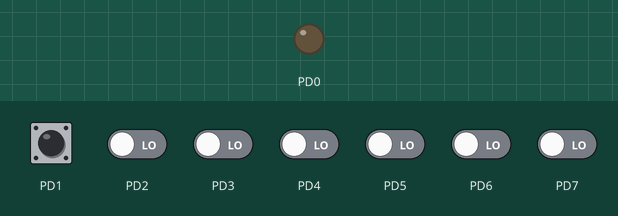
This program was run on a simulated ATmega32, built with avr-gcc and emulated at 8 MHz. Shown: output pins drawn as LEDs (lit = HIGH). The inputs (shaded band) are chosen by the test bench; at power-on: PD1 HIGH, PD2–7 LOW.

Above: at 1.2 s.
1.3 s: PD1 pulled LOW for 0.15 s
At 1.37 s:
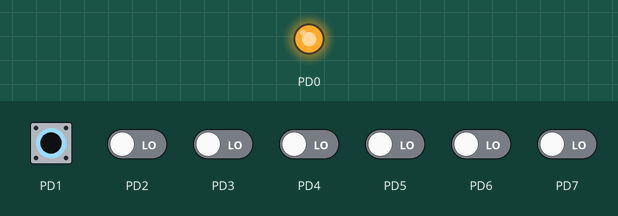
Timing chart, 0 to 4.3 s (numbered marks = the images above; inputs shaded):
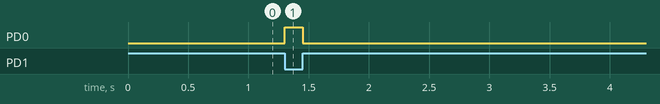

The program:

main.c
```c
/*************************************************************************/
// Author        : Sherif Ashraf Khadr
// Project       : 06_Lec_1_Lab_6
// File          : main.c
// Date          : 10 Aug 2023
// GitHub        : https://github.com/sherifkhadr
/*************************************************************************/

#include "APPLICATION/app.h"

void main(void) {

  appInit();
  while (1) {
    appMain();
  }
}
```

app.c
```c
/*************************************************************************/
// Author        : Sherif Ashraf Khadr
// Project       : 00_Lab_1
// File          : app.c
// Date          : 1 Aug 2023 */ GitHub        : https://github.com/sherifkhadr
/*************************************************************************/

#include "app.h"

ST_LED_cfg_t pinA0Led = {.ledDefaultState = LED_STATUES_OFF,
                         .ledPortName = GPIO_PORTA,
                         .ledPinNumber = GPIO_PIN0};

void appInit() { LED_init(&pinA0Led); }
void appMain() { LED_turnOn(&pinA0Led); }
```

app.h
```c
/*************************************************************************/
// Author        : Sherif Ashraf Khadr
// Project       : 00_Lab_1
// File          : app.h
// Date          : 1 Aug 2023 */ GitHub        : https://github.com/sherifkhadr
/*************************************************************************/
#ifndef APPLICATION_APP_H_
#define APPLICATION_APP_H_

#include "../ECUAL/led/led_interface.h"

void appInit();
void appMain();

#endif /* APPLICATION_APP_H_ */
```

app.c
```c
/*************************************************************************/
// Author        : Sherif Ashraf Khadr
// Project       : 00_Lab_1
// File          : app.c
// Date          : 1 Aug 2023 */ GitHub        : https://github.com/sherifkhadr
/*************************************************************************/

#include "app.h"

ST_LED_cfg_t pinA0Led = {.ledDefaultState = LED_STATUES_OFF,
                         .ledPortName = GPIO_PORTA,
                         .ledPinNumber = GPIO_PIN0};

void appInit() { LED_init(&pinA0Led); }
void appMain() {
  LED_turnOn(&pinA0Led);
  _delay_ms(1000);
  LED_turnOff(&pinA0Led);
}
```

app.h
```c
/*************************************************************************/
// Author        : Sherif Ashraf Khadr
// Project       : 00_Lab_1
// File          : app.h
// Date          : 1 Aug 2023 */ GitHub        : https://github.com/sherifkhadr
/*************************************************************************/
#ifndef APPLICATION_APP_H_
#define APPLICATION_APP_H_

#define F_CPU 8000000

#include "../ECUAL/led/led_interface.h"
#include <util/delay.h>

void appInit();
void appMain();

#endif /* APPLICATION_APP_H_ */
```

app.c
```c
/*************************************************************************/
// Author        : Sherif Ashraf Khadr
// Project       : 00_Lab_1
// File          : app.c
// Date          : 1 Aug 2023 */ GitHub        : https://github.com/sherifkhadr
/*************************************************************************/

#include "app.h"

ST_LED_cfg_t pinA0Led = {.ledDefaultState = LED_STATUES_OFF,
                         .ledPortName = GPIO_PORTA,
                         .ledPinNumber = GPIO_PIN0};

void appInit() { LED_init(&pinA0Led); }
void appMain() {
  LED_turnOn(&pinA0Led);
  _delay_ms(1000);
  LED_turnOff(&pinA0Led);
  _delay_ms(1000);
}
```

app.h
```c
/*************************************************************************/
// Author        : Sherif Ashraf Khadr
// Project       : 00_Lab_1
// File          : app.h
// Date          : 1 Aug 2023 */ GitHub        : https://github.com/sherifkhadr
/*************************************************************************/
#ifndef APPLICATION_APP_H_
#define APPLICATION_APP_H_

#define F_CPU 8000000

#include "../ECUAL/led/led_interface.h"
#include <util/delay.h>

void appInit();
void appMain();

#endif /* APPLICATION_APP_H_ */
```

app.c
```c
/*************************************************************************/
// Author        : Sherif Ashraf Khadr
// Project       : 00_Lab_1
// File          : app.c
// Date          : 1 Aug 2023 */ GitHub        : https://github.com/sherifkhadr
/*************************************************************************/

#include "app.h"

ST_LED_cfg_t pinA0Led = {.ledDefaultState = LED_STATUES_OFF,
                         .ledPortName = GPIO_PORTA,
                         .ledPinNumber = GPIO_PIN0};

ST_LED_cfg_t pinA1Led = {.ledDefaultState = LED_STATUES_OFF,
                         .ledPortName = GPIO_PORTA,
                         .ledPinNumber = GPIO_PIN1};

ST_LED_cfg_t pinA2Led = {.ledDefaultState = LED_STATUES_OFF,
                         .ledPortName = GPIO_PORTA,
                         .ledPinNumber = GPIO_PIN2};

ST_LED_cfg_t pinA3Led = {.ledDefaultState = LED_STATUES_OFF,
                         .ledPortName = GPIO_PORTA,
                         .ledPinNumber = GPIO_PIN3};

ST_LED_cfg_t pinA4Led = {.ledDefaultState = LED_STATUES_OFF,
                         .ledPortName = GPIO_PORTA,
                         .ledPinNumber = GPIO_PIN4};

ST_LED_cfg_t pinA5Led = {.ledDefaultState = LED_STATUES_OFF,
                         .ledPortName = GPIO_PORTA,
                         .ledPinNumber = GPIO_PIN5};

ST_LED_cfg_t pinA6Led = {.ledDefaultState = LED_STATUES_OFF,
                         .ledPortName = GPIO_PORTA,
                         .ledPinNumber = GPIO_PIN6};

ST_LED_cfg_t pinA7Led = {.ledDefaultState = LED_STATUES_OFF,
                         .ledPortName = GPIO_PORTA,
                         .ledPinNumber = GPIO_PIN7};

void appInit() {
  LED_init(&pinA0Led);
  LED_init(&pinA1Led);
  LED_init(&pinA2Led);
  LED_init(&pinA3Led);
  LED_init(&pinA4Led);
  LED_init(&pinA5Led);
  LED_init(&pinA6Led);
  LED_init(&pinA7Led);
}
void appMain() {
  LED_turnOn(&pinA0Led);
  _delay_ms(250);
  LED_turnOn(&pinA1Led);
  _delay_ms(250);
  LED_turnOn(&pinA2Led);
  _delay_ms(250);
  LED_turnOn(&pinA3Led);
  _delay_ms(250);
  LED_turnOn(&pinA4Led);
  _delay_ms(250);
  LED_turnOn(&pinA5Led);
  _delay_ms(250);
  LED_turnOn(&pinA6Led);
  _delay_ms(250);
  LED_turnOn(&pinA7Led);
  _delay_ms(250);
  LED_turnOff(&pinA7Led);
  _delay_ms(100);
  LED_turnOff(&pinA6Led);
  _delay_ms(100);
  LED_turnOff(&pinA5Led);
  _delay_ms(100);
  LED_turnOff(&pinA4Led);
  _delay_ms(100);
  LED_turnOff(&pinA3Led);
  _delay_ms(100);
  LED_turnOff(&pinA2Led);
  _delay_ms(100);
  LED_turnOff(&pinA1Led);
  _delay_ms(100);
  LED_turnOff(&pinA0Led);
  _delay_ms(100);
}
```

app.h
```c
/*************************************************************************/
// Author        : Sherif Ashraf Khadr
// Project       : 00_Lab_1
// File          : app.h
// Date          : 1 Aug 2023 */ GitHub        : https://github.com/sherifkhadr
/*************************************************************************/
#ifndef APPLICATION_APP_H_
#define APPLICATION_APP_H_

#define F_CPU 8000000

#include "../ECUAL/led/led_interface.h"
#include <util/delay.h>

void appInit();
void appMain();

#endif /* APPLICATION_APP_H_ */
```

app.c
```c
/*************************************************************************/
// Author        : Sherif Ashraf Khadr
// Project       : 04_Lec_1_Lab_5
// File          : main.c
// Date          : 9 Aug 2023
// GitHub        : https://github.com/sherifkhadr
/*************************************************************************/

#include "app.h"

static ST_SSD_cfg_t ssdAnode = {.ssdCommonType = SSD_ANODE_COMMON,
                         .ssdPinAPortName = GPIO_PORTC,
                         .ssdPinBPortName = GPIO_PORTC,
                         .ssdPinCPortName = GPIO_PORTC,
                         .ssdPinDPortName = GPIO_PORTC,
                         .ssdPinEPortName = GPIO_PORTC,
                         .ssdPinFPortName = GPIO_PORTC,
                         .ssdPinGPortName = GPIO_PORTC,
                         .ssdPinComPortName = GPIO_PORTC,
                         .ssdPinDotPortName = GPIO_PORTB,
                         .ssdPinAPinNumber = GPIO_PIN0,
                         .ssdPinBPinNumber = GPIO_PIN1,
                         .ssdPinCPinNumber = GPIO_PIN2,
                         .ssdPinDPinNumber = GPIO_PIN3,
                         .ssdPinEPinNumber = GPIO_PIN4,
                         .ssdPinFPinNumber = GPIO_PIN5,
                         .ssdPinGPinNumber = GPIO_PIN6,
                         .ssdPinComPinNumber = GPIO_PIN7,
                         .ssdPinDotPinNumber = GPIO_PIN6

};


void vInitApp(void) { SSD_int(&ssdAnode); }

void vMainApp(void) {
  SSD_setNumberOnSsd(&ssdAnode, SSD_ZERO);
  _delay_ms(1000);
  SSD_setNumberOnSsd(&ssdAnode, SSD_ONE);
  _delay_ms(1000);
  SSD_setNumberOnSsd(&ssdAnode, SSD_TWO);
  _delay_ms(1000);
  SSD_setNumberOnSsd(&ssdAnode, SSD_THREE);
  _delay_ms(1000);
  SSD_setNumberOnSsd(&ssdAnode, SSD_FOUR);
  _delay_ms(1000);
  SSD_setNumberOnSsd(&ssdAnode, SSD_FIVE);
  _delay_ms(1000);
  SSD_setNumberOnSsd(&ssdAnode, SSD_SIX);
  _delay_ms(1000);
  SSD_setNumberOnSsd(&ssdAnode, SSD_SEVEN);
  _delay_ms(1000);
  SSD_setNumberOnSsd(&ssdAnode, SSD_EGIHT);
  _delay_ms(1000);
  SSD_setNumberOnSsd(&ssdAnode, SSD_NINE);
  _delay_ms(1000);
}
```

app.h
```c
/*************************************************************************/
// Author        : Sherif Ashraf Khadr
// Project       : 04_Lec_1_Lab_5
// File          : main.c
// Date          : 9 Aug 2023
// GitHub        : https://github.com/sherifkhadr
/*************************************************************************/
#ifndef APPLICATION_APP_H_
#define APPLICATION_APP_H_

#include "../ECUAL/ssd/ssd_interface.h"
#include <util/delay.h>


void vInitApp(void);
void vMainApp(void);
#endif /* APPLICATION_APP_H_ */
```

app.c
```c
/*************************************************************************/
// Author        : Sherif Ashraf Khadr
// Project       : 00_Gpio_Driver
// File          : app.c
// Date          : 31 Jul 2023	                                                                                                 */
// GitHub        : https://github.com/sherifkhadr
/*************************************************************************/
```

app.c
```c
/*************************************************************************/
// Author        : Sherif Ashraf Khadr
// Project       : 06_Lec_1_Lab_6
// File          : app.c
// Date          : 10 Aug 2023
// GitHub        : https://github.com/sherifkhadr
/*************************************************************************/

#include "app.h"

ST_LED_cfg_t led = {.ledDefaultState = LED_STATUES_OFF,
                    .ledPinNumber = GPIO_PIN0,
                    .ledPortName = GPIO_PORTD};

ST_EDIP_cfg_t dip = {.dipPin = GPIO_PIN1, .dipPort = GPIO_PORTD};

void appInit(void) {
  LED_init(&led);
  EDIP_init(&dip);
}

void appMain(void) {
  EN_EDIP_logicStatus_t dipstate = EDIP_IS_OFF;
  EDIP_readStates(&dip, &dipstate);

  if (dipstate == EDIP_IS_ON) {
    LED_turnOn(&led);
  } else if (dipstate == EDIP_IS_OFF) {
    LED_turnOff(&led);
  } else {
    /*do nothing*/
  }
}
```

app.h
```c
/*************************************************************************/
// Author        : Sherif Ashraf Khadr
// Project       : 06_Lec_1_Lab_6
// File          : app.h
// Date          : 10 Aug 2023
// GitHub        : https://github.com/sherifkhadr
/*************************************************************************/
#ifndef APPLICATION_APP_H_
#define APPLICATION_APP_H_

#include "../ECUAL/dip/dip_interface.h"
#include "../ECUAL/led/led_interface.h"

void appInit(void);
void appMain(void);

#endif /* APPLICATION_APP_H_ */
```

app.c
```c
/*************************************************************************/
// Author        : Sherif Ashraf Khadr
// Project       : 07_Lec_1_Assignment_1
// File          : app.c
// Date          : 11 Aug 2023	                                                                                                 */
// GitHub        : https://github.com/sherifkhadr
/*************************************************************************/

#include "app.h"

extern ST_LED_cfg_t greenLed;
extern ST_LED_cfg_t yellowLed;
extern ST_LED_cfg_t redLed;
extern ST_SSD_cfg_t ssdOne;
extern ST_SSD_cfg_t ssdTwo;


void appInit(void)
{
	LED_init(&greenLed);
	LED_init(&yellowLed);
	LED_init(&redLed);
	SSD_int(&ssdOne);
	SSD_int(&ssdTwo);
}

void appMain(void)
{
	uint8_t i;

	for(i=1 ; i<=10 ; i++)
	{
		LED_turnOn(&greenLed);
		LED_turnOff(&yellowLed);
		LED_turnOff(&redLed);

		if(i == 10)
		{
			SSD_setNumberOnSsd(&ssdOne,SSD_ONE);
			SSD_setNumberOnSsd(&ssdTwo,SSD_ZERO);
		}
		else
		{
			SSD_setNumberOnSsd(&ssdOne,SSD_ZERO);
			SSD_setNumberOnSsd(&ssdTwo,i);
		}
		_delay_ms(1000);
	}

	for(i=1 ; i<=3 ; i++)
	{
		LED_turnOn(&yellowLed);
		LED_turnOff(&greenLed);
		LED_turnOff(&redLed);

		if(i == 10)
		{
			SSD_setNumberOnSsd(&ssdOne,SSD_ONE);
			SSD_setNumberOnSsd(&ssdTwo,SSD_ZERO);
		}
		else
		{
			SSD_setNumberOnSsd(&ssdOne,SSD_ZERO);
			SSD_setNumberOnSsd(&ssdTwo,i);
		}
		_delay_ms(1000);
	}

	for(i=1 ; i<=10 ; i++)
	{
		LED_turnOn(&redLed);
		LED_turnOff(&greenLed);
		LED_turnOff(&yellowLed);

		if(i == 10)
		{
			SSD_setNumberOnSsd(&ssdOne,SSD_ONE);
			SSD_setNumberOnSsd(&ssdTwo,SSD_ZERO);
		}
		else
		{
			SSD_setNumberOnSsd(&ssdOne,SSD_ZERO);
			SSD_setNumberOnSsd(&ssdTwo,i);
		}
		_delay_ms(1000);
	}
}
```

app.h
```c
/*************************************************************************/
// Author        : Sherif Ashraf Khadr
// Project       : 07_Lec_1_Assignment_1
// File          : app.h
// Date          : 11 Aug 2023	                                                                                                 */
// GitHub        : https://github.com/sherifkhadr
/*************************************************************************/
#ifndef APPLICATION_APP_H_
#define APPLICATION_APP_H_

#include <util/delay.h>
#include "../COMMON/std_types.h"
#include "../ECUAL/led/led_interface.h"
#include "../ECUAL/ssd/ssd_interface.h"


void appInit(void);
void appMain(void);


#endif /* APPLICATION_APP_H_ */
```

led_config.h
```c
/*************************************************************************/
// Author        : Sherif Ashraf Khadr
// Project       : Atmega32_Drivers
// File          : led_config.h
// Date          : 1 Aug 2023 */ GitHub        : https://github.com/sherifkhadr
/*************************************************************************/
#ifndef ECUAL_LED_LED_CONFIG_H_
#define ECUAL_LED_LED_CONFIG_H_

#include "../../MCAL/gpio/gpio_config.h"

typedef enum { LED_OK = 0, LED_NOK, LED_PTR_NULL } EN_LED_systemStates_t;

typedef enum { LED_STATUES_OFF = 0, LED_STATUES_ON } EN_LED_states_t;

typedef struct {
  EN_LED_states_t ledDefaultState;
  EN_GPIO_mcuPorts_t ledPortName;
  EN_GPIO_mcuPins_t ledPinNumber;
} ST_LED_cfg_t;

#endif /* ECUAL_LED_LED_CONFIG_H_ */
```

led_config.h
```c
/*************************************************************************/
// Author        : Sherif Ashraf Khadr
// Project       : Atmega32_Drivers
// File          : led_config.h
// Date          : 1 Aug 2023 */ GitHub        : https://github.com/sherifkhadr
/*************************************************************************/
#ifndef ECUAL_LED_LED_CONFIG_H_
#define ECUAL_LED_LED_CONFIG_H_

#include "../../MCAL/gpio/gpio_config.h"

typedef enum { LED_OK = 0, LED_NOK, LED_PTR_NULL } EN_LED_systemStates_t;

typedef enum { LED_STATUES_OFF = 0, LED_STATUES_ON } EN_LED_states_t;

typedef struct {
  EN_LED_states_t ledDefaultState;
  EN_GPIO_mcuPorts_t ledPortName;
  EN_GPIO_mcuPins_t ledPinNumber;
} ST_LED_cfg_t;

#endif /* ECUAL_LED_LED_CONFIG_H_ */
```

led_config.h
```c
/*************************************************************************/
// Author        : Sherif Ashraf Khadr
// Project       : Atmega32_Drivers
// File          : led_config.h
// Date          : 1 Aug 2023 */ GitHub        : https://github.com/sherifkhadr
/*************************************************************************/
#ifndef ECUAL_LED_LED_CONFIG_H_
#define ECUAL_LED_LED_CONFIG_H_

#include "../../MCAL/gpio/gpio_config.h"

typedef enum { LED_OK = 0, LED_NOK, LED_PTR_NULL } EN_LED_systemStates_t;

typedef enum { LED_STATUES_OFF = 0, LED_STATUES_ON } EN_LED_states_t;

typedef struct {
  EN_LED_states_t ledDefaultState;
  EN_GPIO_mcuPorts_t ledPortName;
  EN_GPIO_mcuPins_t ledPinNumber;
} ST_LED_cfg_t;

#endif /* ECUAL_LED_LED_CONFIG_H_ */
```

led_config.h
```c
/*************************************************************************/
// Author        : Sherif Ashraf Khadr
// Project       : Atmega32_Drivers
// File          : led_config.h
// Date          : 1 Aug 2023 */ GitHub        : https://github.com/sherifkhadr
/*************************************************************************/
#ifndef ECUAL_LED_LED_CONFIG_H_
#define ECUAL_LED_LED_CONFIG_H_

#include "../../MCAL/gpio/gpio_config.h"

typedef enum { LED_OK = 0, LED_NOK, LED_PTR_NULL } EN_LED_systemStates_t;

typedef enum { LED_STATUES_OFF = 0, LED_STATUES_ON } EN_LED_states_t;

typedef struct {
  EN_LED_states_t ledDefaultState;
  EN_GPIO_mcuPorts_t ledPortName;
  EN_GPIO_mcuPins_t ledPinNumber;
} ST_LED_cfg_t;

#endif /* ECUAL_LED_LED_CONFIG_H_ */
```

dip_config.h
```c
/*************************************************************************/
// Author        : Sherif Ashraf Khadr
// Project       : Atmega32_Drivers
// File          : dip_config.h
// Date          : 10 Aug 2023
// GitHub        : https://github.com/sherifkhadr
/*************************************************************************/
#ifndef ECUAL_DIP_DIP_CONFIG_H_
#define ECUAL_DIP_DIP_CONFIG_H_

#include "../../MCAL/gpio/gpio_interface.h"

typedef enum {
  EDIP_OK = 0,
  EDIP_NOK,
  EDIP_PTR_NULL

} EN_EDIP_systemState_t;

typedef enum { EDIP_IS_OFF = 0, EDIP_IS_ON } EN_EDIP_logicStatus_t;

typedef struct {
  EN_GPIO_mcuPins_t dipPin;
  EN_GPIO_mcuPorts_t dipPort;
} ST_EDIP_cfg_t;

#endif /* ECUAL_DIP_DIP_CONFIG_H_ */
```

Source omitted: ssd_config.h (1577 bytes), led_config.h (766 bytes), led_interface.h (814 bytes), led_prog.c (3072 bytes), led_interface.h (814 bytes), led_prog.c (3072 bytes), led_interface.h (814 bytes), led_prog.c (3072 bytes), led_interface.h (814 bytes), led_prog.c (3072 bytes), ssd_interface.h (879 bytes), ssd_prog.c (18142 bytes) and 38 more

Measured:
- after the input at 1.3 s, PD0: LOW → HIGH at once, → LOW 0.15 s later
